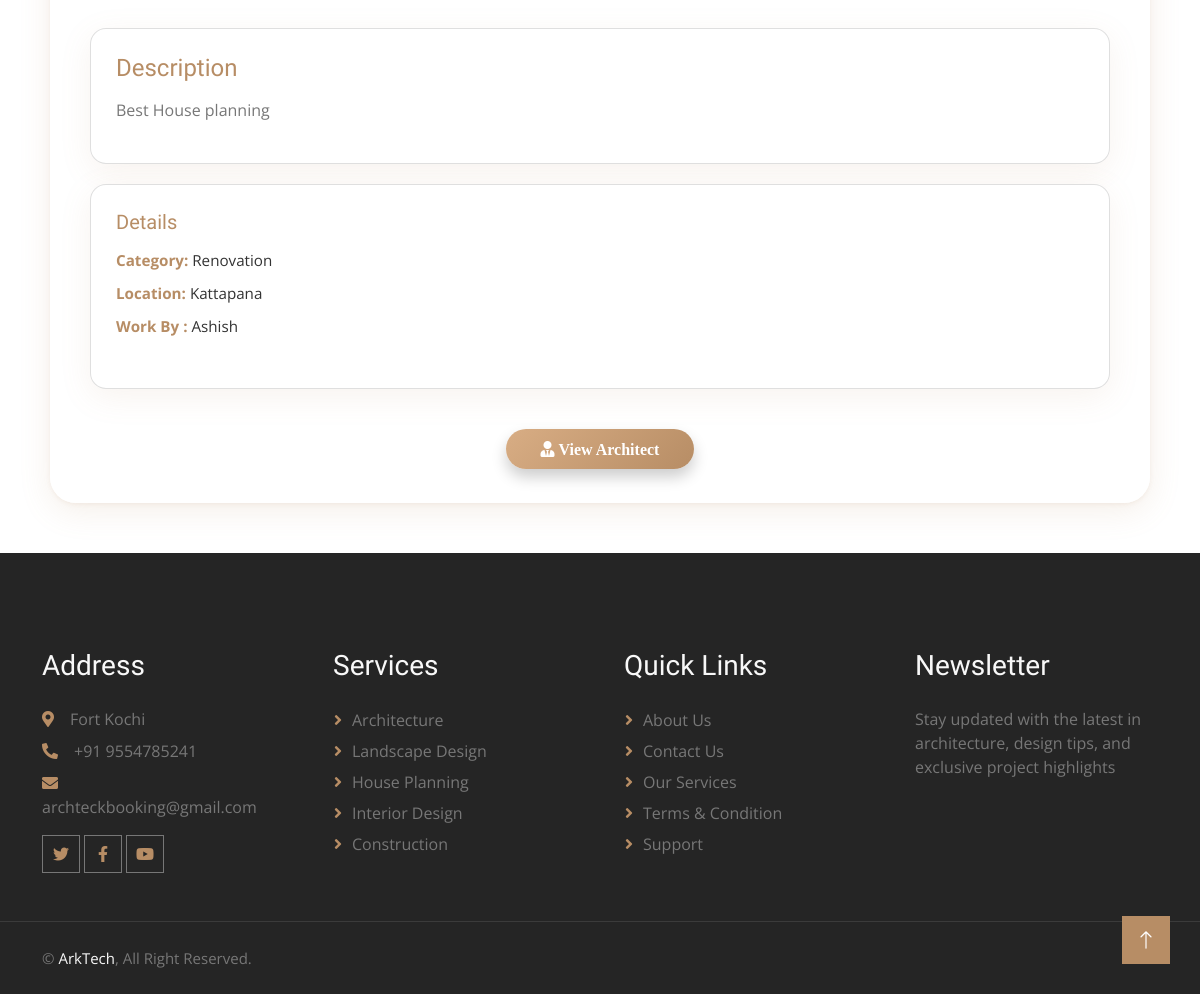
Before: /Guest/project_view.php?id=7 (signed in, lower part) with the older database file.
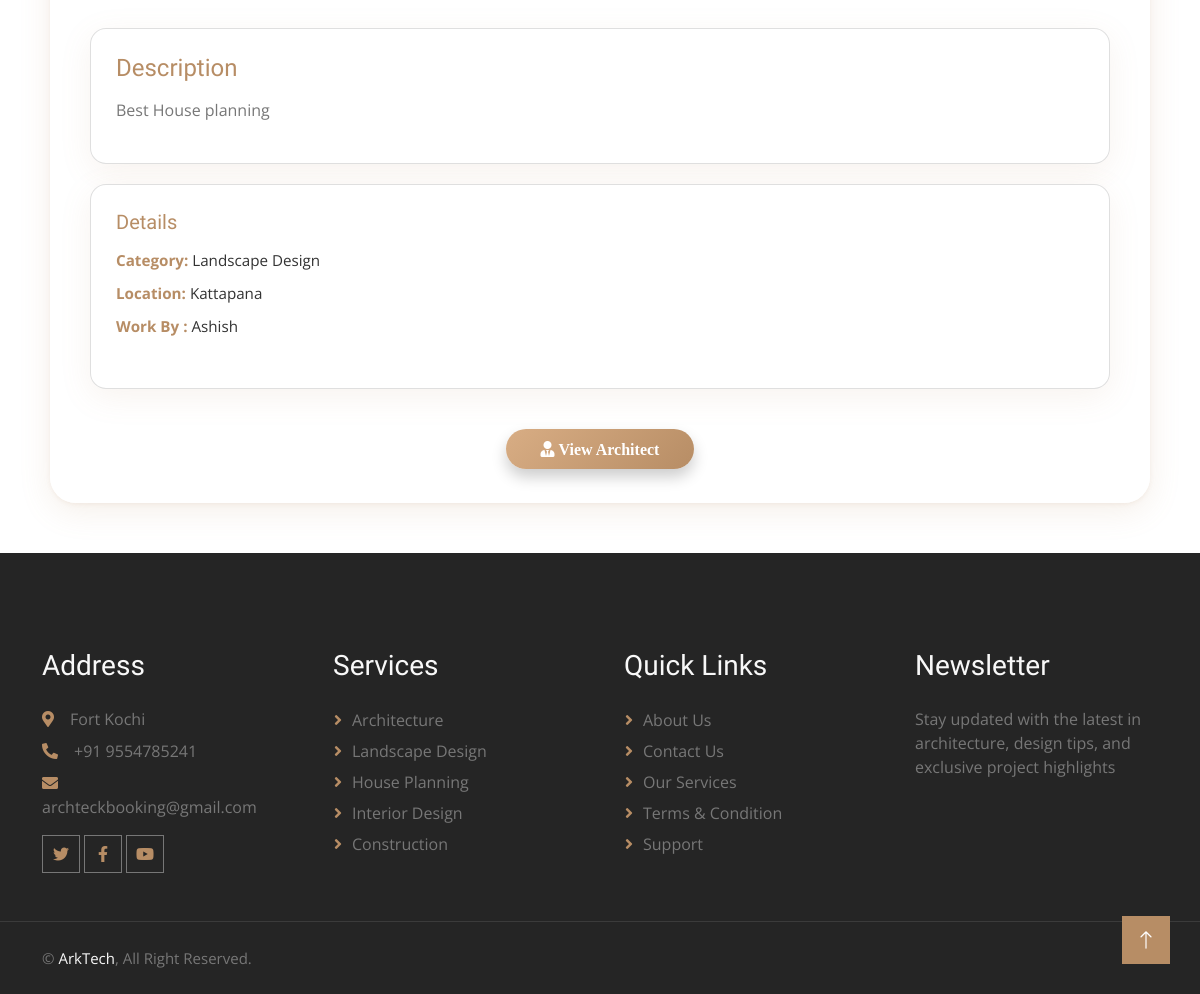
After: the same page with the newer database file.
### tables this page shows
CREATE TABLE IF NOT EXISTS `tbl_previous_works` (
  `prev_work_id` int NOT NULL AUTO_INCREMENT,
  `architect_id` int NOT NULL,
  `title` varchar(1000) NOT NULL,
  `descriptions` varchar(10000) NOT NULL,
  `category_id` int NOT NULL,
  `project_location` varchar(500) NOT NULL,
  `image1` varchar(500) NOT NULL,
  `image2` varchar(500) NOT NULL,
  `image3` varchar(500) NOT NULL,
  `created_at` date NOT NULL,
  PRIMARY KEY (`prev_work_id`)
);

CREATE TABLE IF NOT EXISTS `tbl_category` (
  `category_id` int NOT NULL AUTO_INCREMENT,
  `category_name` varchar(50) NOT NULL,
  PRIMARY KEY (`category_id`)
);

CREATE TABLE IF NOT EXISTS `tbl_architects` (
  `architect_id` int NOT NULL AUTO_INCREMENT,
  `arch_name` varchar(50) NOT NULL,
  `profiles` varchar(500) NOT NULL,
  `email` varchar(50) NOT NULL,
  `phone` bigint NOT NULL,
  `username` varchar(20) NOT NULL,
  `passwords` varchar(50) NOT NULL,
  `certificate_of_licensce` varchar(200) NOT NULL,
  `location_id` int NOT NULL,
  `status` varchar(20) NOT NULL,
  PRIMARY KEY (`architect_id`)
);

### dboperation.php (called while the page is built, shortened)
<?php
class dboperation
{
    public $con,$res;
    function __construct()
    {
        $this->con=mysqli_connect("localhost","root","","arktech");
    }
    public function executequery($sql)
    {
        $this->res=mysqli_query($this->con,$sql);
        return $this->res;
    }
}
?>

### Guest/project_view.php (the view, shortened to what this page needs)
<?php
include("../dboperation.php");
include("header.php");
$obj = new dboperation();
$id = $_GET['id'];
$sql = "SELECT pw.*,
               c.category_name,
               a.arch_name
        FROM tbl_previous_works pw
        LEFT JOIN tbl_category c ON pw.category_id = c.category_id
        LEFT JOIN tbl_architects a ON pw.architect_id = a.architect_id
        WHERE pw.prev_work_id = '$id'";
$res = $obj->executequery($sql);
$project = mysqli_fetch_array($res);
?>
<div class="project-view-container">
  <div class="card">
    <h4>Description</h4>
    <p><?php echo ($project['descriptions'] ?: "No description available."); ?></p>
  </div>
  <div class="card">
    <h5>Details</h5>
    <ul class="details-list">
      <li><strong>Category:</strong> <?php echo ($project['category_name'] ?: "N/A"); ?></li>
      <li><strong>Location:</strong> <?php echo ($project['project_location'] ?: "N/A"); ?></li>
      <li><strong>Work By :</strong> <?php echo ($project['arch_name'] ?: "N/A"); ?></li>
    </ul>
  </div>
    <form action="architect_view.php" method="get" class="text-center">
      <button type="submit" class="fas fa-user-tie update-btn"> View Architect</button>
    </form>
  </div>
<?php include("footer.php"); ?>

Changed rows visible on the page:
changed tbl_previous_works "Best House planning": category.category_name "Renovation" → "Landscape Design"
